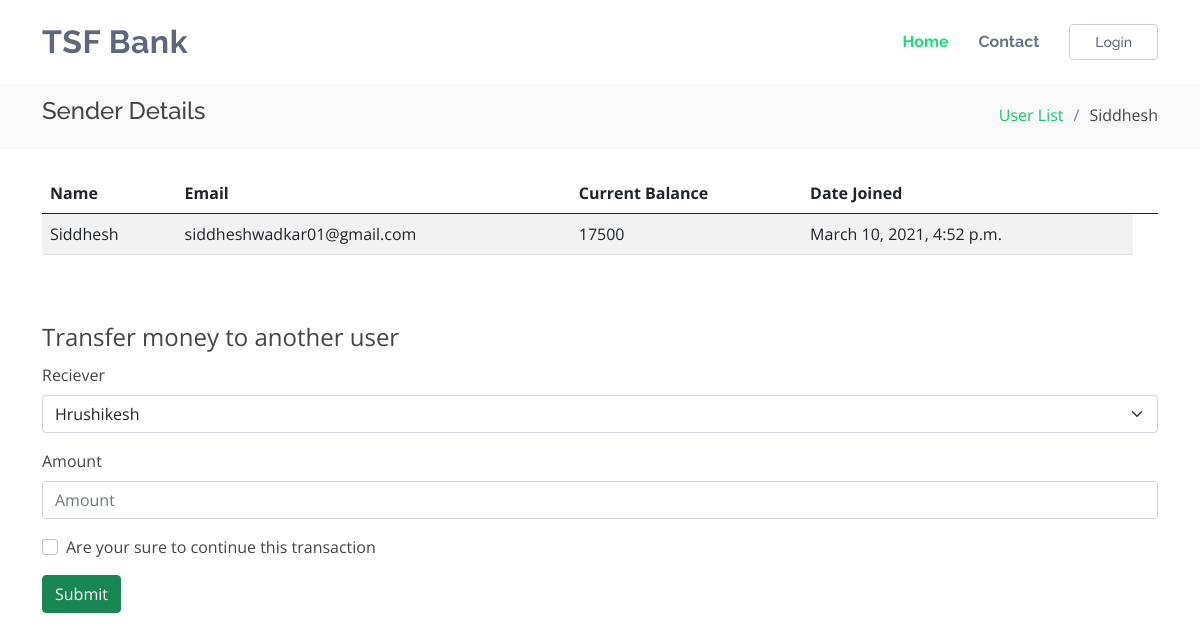
Screenshot of /userView/Siddhesh with the database file from the repository.
### core/models.py (models this page shows, shortened)
class User(models.Model):
    name = models.CharField(max_length = 40)
    email = models.EmailField(max_length = 40)
    current_credit = models.IntegerField()
    date = models.DateTimeField(auto_now=True)

### core/views.py (the view)
# urls.py: path('userView/<str:name>',views.userView, name='userView'),
def userView(request,name):
    users = User.objects.all()
    user = User.objects.filter(name = name).first()
    context = {
        'user':user,
        'users':users
    }
    return render(request,'user.html', context)

### templates/user.html (shortened to what this page needs)
{% extends "base.html" %}
{% load static %}
{% block content %}
<main id="main">
    <section class="breadcrumbs">
        <div class="container">
            <div class="d-flex justify-content-between align-items-center">
            <h4>Sender Details</h4>
            <ol>
                <li><a href="{% url 'transfer_list' %}">User List</a></li>
                <li>{{user.name}}</li>
            </ol>
            </div>
        </div>
    </section>
    <br>
    <div class='container'>
        <div class="app-table">
        <table class='table table-striped table-hover'>
            <thead>
                <tr>
                    <th>Name</th>
                    <th>Email</th>
                    <th>Current Balance</th>
                    <th>Date Joined</th>
                    <th></th>
                </tr>
            </thead>
            <tbody>
                <tr>
                    <td>{{user.name}}</td>
                    <td>{{user.email}}</td>
                    <td>{{user.current_credit}}</td>
                    <td>{{user.date}}</td>
                </tr>
            </tbody>
        </table>
        </div>
    </div>
    <br><br>
    <div class='container'>
        <form action="{% url 'confirmation' name=user.name %}" method="POST">
            <fieldset>
                <legend>Transfer money to another user</legend>
                <div class="mb-3">
                <label class="form-label">Reciever</label>
                    <select class="form-select" id="recipient" name="recipient" required>
                        {% for usr in users %}
                        {% ifnotequal usr.name user.name %}
                        <option>{{usr.name}}</option>
                        {% endifnotequal %}
                        {% endfor %}
                    </select>
                </div>
                <div class="mb-3">
                <label class="form-label">Amount</label>
                <input class="form-control" placeholder="Amount" type="number" id="credit" name="credit" required>
                </div>
                <div class="mb-3">
                <div class="form-check">
                    <input class="form-check-input" type="checkbox" id="myCheck" name="myCheck" onclick="myFunction()">
                    <label class="form-check-label">
                    Are your sure to continue this transaction
                    </label>
                </div>
                </div>
                <button type="submit" class="btn btn-success">Submit</button>
            </fieldset>
        </form>
    </div>
</main>
{% endblock %}

### static/css/style.css (style rules this page uses)
body { font-family: "Open Sans", sans-serif; color: #444444; }
a { color: #14c871; text-decoration: none; }
h1, h2, h3, h4, h5, h6 { font-family: "Raleway", sans-serif; }
section { padding: 60px 0; overflow: hidden; }
.breadcrumbs { padding: 15px 0; background: #f9f9fa; min-height: 40px; margin-top: 82px; }
.breadcrumbs ol { display: flex; flex-wrap: wrap; list-style: none; padding: 0; margin: 0; }
.breadcrumbs ol li + li { padding-left: 10px; }
.breadcrumbs ol li + li::before { display: inline-block; padding-right: 10px; color: #778196; content: "/"; }

### rows the page displays
User: name "Siddhesh", email "siddheshwadkar01@gmail.com", current_credit "17500", date "March 10, 2021, 4:52 p.m."

### other values shown
form field recipient "Hrushikesh"
